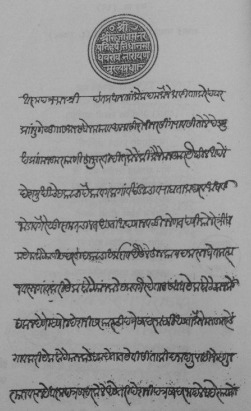
#> input picture a1/data/historical-doc.png, 251 x 411 px
$ jupyter execute q2.ipynb
#> lines starting #> are read from the running program, lines starting #| are printed output that depends on the picture; after the words box and inside, x2 and y2 are one past the last pixel; in counts of white or black regions, pixels touching at a corner belong together
# Line Segmentation in Historical Document

## 0. Imports

[cell 1]
import cv2
import matplotlib.pyplot as plt
import numpy as np

## 1. Document Image Preprocessing

### 1.1 Data Loading and Exploration

[cell 2]
def load_document_image(image_path):
    """ Loads the historical document image and prints image characteristics. """
#> called with image_path = '../data/historical-doc.png'

    image = cv2.imread(image_path, 0)
#> image: shape (411, 251); min 28, max 190, mean 150.8
    hist = np.bincount(image.ravel(), minlength=256)
#> hist = 256 values, max 4363 at index 173, min 0 at index 0, mean 403

    print(f'Dimension: {image.shape}')
#| Dimension: (411, 251)
    print(f'Pixel value range: [{image.min()}, {image.max()}]')
#| Pixel value range: [28, 190]

    fig, axs = plt.subplots(1, 2, figsize=(8, 4))

    axs[0].imshow(image, cmap='gray')
    axs[0].set_title('Original Image')
    axs[0].axis('off')

    axs[1].plot(hist, c='k')
    axs[1].set_ylabel('Frequency')
    axs[1].set_xlabel('Intensity')
    axs[1].set_title('Intensity Histogram')

    plt.tight_layout()
    plt.savefig('load_document_image.png', bbox_inches='tight')
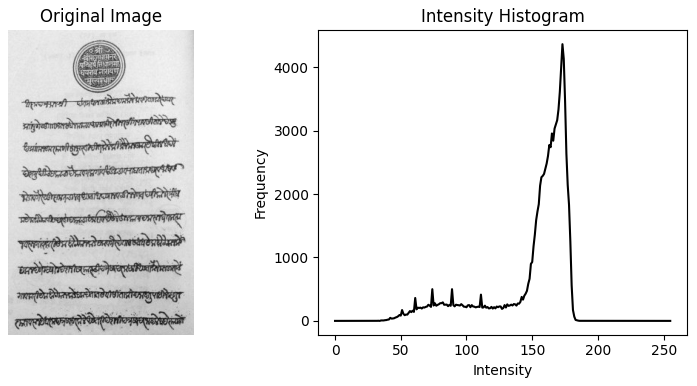
#> figure drawn by matplotlib, 2 panels; panel 2: curve peaks at x = 173, y = 4363
    plt.show()

    return image

image = load_document_image('../data/historical-doc.png')

### 1.2 Image Preprocessing for Text Line Detection

[cell 3]
def preprocess_image(image):
    """ Preprocessing for line detection in the historical document image. """

    blurred = cv2.GaussianBlur(image, (15, 15), 0)
    _, binary = cv2.threshold(blurred, 0, 255, cv2.THRESH_BINARY + cv2.THRESH_OTSU)
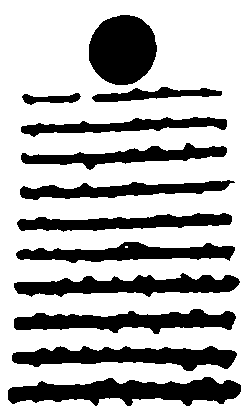
#> binary: shape (411, 251); 70.7% white; 12 black regions, largest, box (x1, y1, x2, y2) and area: (8, 377, 241, 406) 4124, (89, 15, 157, 85) 3738, (12, 346, 237, 371) 3359
    closed = cv2.morphologyEx(binary, cv2.MORPH_OPEN, np.ones((5, 15), np.uint8))
#> closed: shape (411, 251); 69.4% white; 11 black regions

    fig, axes = plt.subplots(1, 4, figsize=(16, 5))

    axes[0].imshow(image, cmap='gray')
    axes[0].set_title('Original Image')
    axes[0].axis('off')

    axes[1].imshow(blurred, cmap='gray')
    axes[1].set_title('Gaussian Blur')
    axes[1].axis('off')

    axes[2].imshow(binary, cmap='gray')
    axes[2].set_title('Otsu\'s Thresholding')
    axes[2].axis('off')

    axes[3].imshow(closed, cmap='gray')
    axes[3].set_title('Morphological Closing')
    axes[3].axis('off')

    plt.tight_layout()
    plt.savefig('preprocess_image.png', bbox_inches='tight')
    plt.show()

    return closed

preprocessed_image = preprocess_image(image)

**Comments:**

- Gaussian Blur: Removes noise (e.g. above the last line in the image) and irrelevant features (e.g. the circular artifact around the end of sixth line).

- Otsu's Thresholding: Segments the background (paper) from the foreground (text and seal) amidst lighting variation and excess blurring. Removes the noise leftover after Gaussian blur.

- Morphological Closing: Connects broken shapes while retaining similar size. Helps prevent double counting in the subsequent sections.

## 2. Text Line Detection and Segmentation

### 2.1 Rectangular Bounding Box Detection

[cell 4]
def detect_lines_with_bboxes(image, preprocessed_image):
    """ Detects text lines and encloses each with a rectangular bounding box. """

    output = cv2.cvtColor(image, cv2.COLOR_GRAY2RGB)
    contours, _ = cv2.findContours(preprocessed_image, cv2.RETR_LIST, cv2.CHAIN_APPROX_SIMPLE)
#> contours = 12 contours; largest, box (x1, y1, x2, y2) and area: (0, 0, 251, 411) 102500, (7, 376, 242, 407) 4561, (88, 14, 158, 86) 3842, (11, 345, 238, 372) 3768, (13, 272, 241, 298) 3624

    index = 0
    bounding_boxes = []
    for cnt in contours:
        x, y, w, h = cv2.boundingRect(cnt)
        if x == 0 and y == 0 and w == image.shape[1] and h == image.shape[0]:
            continue
        index += 1
        cv2.imwrite(f'line_{index}.png', image[y:y+h, x:x+w])
        cv2.rectangle(output, (x, y), (x+w, y+h), (0, 255, 0), 2)
#> this loop made 12 passes
#> (x, y, w, h) on passes 1 to 11: (7, 376, 235, 31), (11, 345, 227, 27), (13, 308, 224, 27), (13, 272, 228, 26), (15, 241, 221, 23), (16, 212, 217, 21), (19, 179, 217, 22), (20, 142, 208, 29), (20, 116, 208, 22), (21, 86, 202, 20), (88, 14, 70, 72)
#> (cnt, x, y, w, h) on pass 12: ([[0, 0], [0, 410], [250, 410], [250, 0]], 0, 0, 251, 411)
#> pass 1, in detect_lines_with_bboxes, `cv2.imwrite(f'line_{index}.png', image[y:y+h, x:x+w])`:
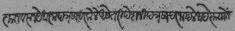
#> saved as line_1.png: shape (31, 235); min 28, max 168, mean 128.8
#> after the loop:
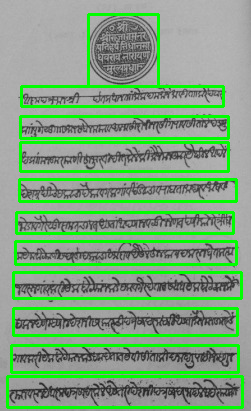
#> output: shape (411, 251, 3); mean B, G, R 126.8, 164.4, 126.8
#> after the loop, index = 11

    cv2.imwrite('historical_doc_bounding_box.png', output)

    fig, axs = plt.subplots(1, 2, figsize=(10, 5))

    axs[0].imshow(preprocessed_image, cmap='gray')
    axs[0].set_title('Preprocessed Image')
    axs[0].axis('off')

    axs[1].imshow(output)
    axs[1].set_title('Rectangular Bounding Boxes')
    axs[1].axis('off')

    plt.tight_layout()
    plt.savefig('detect_lines_with_bboxes.png', bbox_inches='tight')
    plt.show()

detect_lines_with_bboxes(image, preprocessed_image)

**Comments:**

- The method performs well owing to the well segmented input.

- During experimentation, it was however noticed that this approach fails when the lines are not well separated (e.g. the text in seal which is closely knit).

- Alternate approach of connected components was found to be more robust (used in subsequent sections).

### 2.2 Line Segmentation within the Circular Region

[cell 5]
def segment_lines_in_seal(image, preprocessed_image):
    """ Detects text lines within the circular seal. """

    output = cv2.cvtColor(image, cv2.COLOR_GRAY2RGB)
    circles = cv2.HoughCircles(preprocessed_image, cv2.HOUGH_GRADIENT, dp=2, minDist=10,
                                param1=10, param2=35, minRadius=15, maxRadius=35)
#> circles = [[121, 49, 33.8]]

    if circles is not None:
        circles = np.round(circles[0, :]).astype("int")
#> circles = [[121, 49, 34]]
        for (x, y, r) in circles:
            cv2.circle(output, (x, y), r, (0, 255, 0), 2)
#> this loop made 1 pass
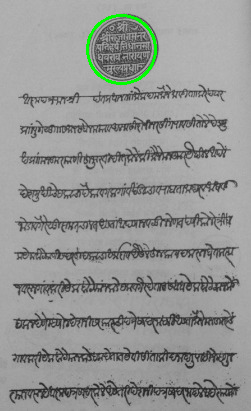
#> output: shape (411, 251, 3); mean B, G, R 149.9, 151.5, 149.9

        x, y, r = circles[0]
#> x = 121; y = 49; r = 34
        r -= 7
#> r = 27
        x1, x2 = x - r, x + r
#> x1 = 94; x2 = 148
        y1, y2 = y - r, y + r
#> y1 = 22; y2 = 76

        mask = np.zeros_like(image, dtype=np.uint8)
        cv2.circle(mask, (x, y), r, (255, 255, 255), -1)
#> mask: shape (411, 251); 2.2% white; 1 white region, box (x1, y1, x2, y2) and area: (94, 22, 149, 77) 2289
        masked_image = cv2.bitwise_and(image, mask)
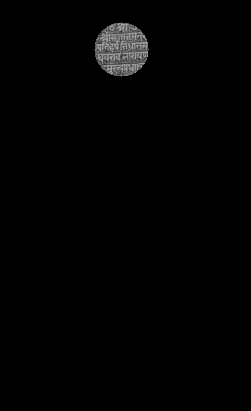
#> masked_image: shape (411, 251); min 0, max 169, mean 2.5
        masked_image = masked_image[y1:y2, x1:x2]
#> masked_image: shape (54, 54)
        _, thresholded = cv2.threshold(masked_image, 127, 255, cv2.THRESH_BINARY)
#> thresholded: shape (54, 54); 25.6% white in thin lines or dots

        blurred = cv2.bilateralFilter(thresholded, d=9, sigmaColor=350, sigmaSpace=0)
        _, blurred = cv2.threshold(masked_image, 140, 255, cv2.THRESH_BINARY)
#> blurred: shape (54, 54); 17.1% white in thin lines or dots
        closed = cv2.morphologyEx(blurred, cv2.MORPH_CLOSE, np.ones((1, 8), np.uint8))
#> closed: shape (54, 54); 37.6% white; 12 white regions (7 under 20 px), largest, box (x1, y1, x2, y2) and area: (0, 19, 54, 29) 287, (5, 30, 54, 40) 270, (7, 9, 54, 20) 223, (11, 42, 49, 51) 183, (17, 1, 44, 9) 119
        closed_blurred = cv2.GaussianBlur(closed, (5, 5), 0)
        _, closed_blurred = cv2.threshold(closed_blurred, 140, 255, cv2.THRESH_BINARY)
#> closed_blurred: shape (54, 54); 36.7% white; 5 white regions

        final_output = cv2.cvtColor(masked_image, cv2.COLOR_GRAY2RGB)
        num_labels, labels, stats, centroids = cv2.connectedComponentsWithStats(closed_blurred, connectivity=8)
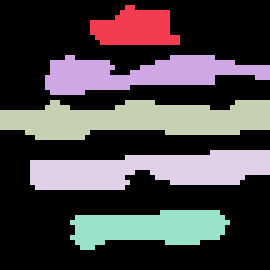
#> labels: shape (54, 54) int32 (shown 5 times larger); 6 distinct labels, from 0 to 5; one colour per label, 0 black
#> num_labels = 6; stats = [[0, 0, 54, 54, 1847], [18, 1, 18, 8, 104], [9, 11, 45, 8, 213], [0, 20, 54, 8, 301], [6, 30, 48, 8, 271], [14, 42, 32, 8, 180]]; centroids = [[25.45, 26.77], [26.61, 5.21], [28.14, 14.26], [27.17, 23.41], [29.58, 33.56], [29.51, 45.07]]

        index = 0
        for i in range(1, num_labels):
            x, y, w, h, area = stats[i]
            index += 1
            cv2.imwrite(f'circle_line_{index}.png', masked_image[y:y+h, x:x+w])
            cv2.rectangle(final_output, (x, y), (x + w, y + h), (0, 255, 0), 1)
#> this loop made 5 passes
#> (x, y, w, area) on passes 1 to 5: (18, 1, 18, 104), (9, 11, 45, 213), (0, 20, 54, 301), (6, 30, 48, 271), (14, 42, 32, 180)
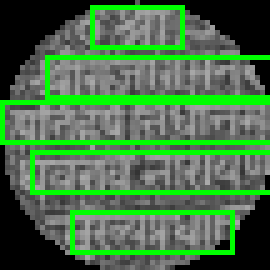
#> final_output: shape (54, 54, 3) (shown 5 times larger); mean B, G, R 72.5, 111.6, 72.5
#> after the loop, index = 5

    cv2.imwrite('historical_doc_circular_seal.png', masked_image)
    cv2.imwrite('historical_doc_circular_seal_bounding_box.png', final_output)

    fig, axs = plt.subplots(1, 6, figsize=(30, 5))

    axs[0].imshow(output)
    axs[0].set_title('Detected Circular Seal')
    axs[0].axis('off')

    axs[1].imshow(thresholded, cmap='gray')
    axs[1].set_title('Binary Thresholding')
    axs[1].axis('off')

    axs[2].imshow(blurred, cmap='gray')
    axs[2].set_title('Bilateral Filtering + Binary Thresholding')
    axs[2].axis('off')

    axs[3].imshow(closed, cmap='gray')
    axs[3].set_title('Morphological Closing')
    axs[3].axis('off')

    axs[4].imshow(closed_blurred, cmap='gray')
    axs[4].set_title('Gaussian Blur + Binary Thresholding')
    axs[4].axis('off')

    axs[5].imshow(final_output)
    axs[5].set_title('Detected Circular Seal')
    axs[5].axis('off')

    plt.tight_layout()
    plt.savefig('segment_lines_in_seal.png', bbox_inches='tight')
    plt.show()

    return masked_image, closed_blurred

masked_seal, seal_closed = segment_lines_in_seal(image, preprocessed_image)

**Comments:**

- The text in the seal has very small line spacing. Consequently, detecting lines using morphological operations is not trivial.

- However, assuming all lines are horizontal. We can use a wide structuring element that avoids confusing between the vertically separated nearby lines.

- Thus, we can apply the logic from image preprocessing to preprocess the cropped portion of the seal (to get the fifth image in the plot).

- Lastly, we find the connected components and draw a rectangle spanning the component's minimum and maximum {x, y} values.

## 3. Tighter Polygonal Boundary Detection

[cell 6]
def detect_lines_with_polygons(image, preprocessed_image, masked_seal, seal_closed):
    """ Detects tight polygonal boundary around each text line. """

    output = cv2.cvtColor(image, cv2.COLOR_GRAY2RGB)
    output_seal = cv2.cvtColor(masked_seal, cv2.COLOR_GRAY2RGB)

    contours, _ = cv2.findContours(255 - preprocessed_image, cv2.RETR_EXTERNAL, cv2.CHAIN_APPROX_SIMPLE)
#> contours = 11 contours; largest, box (x1, y1, x2, y2) and area: (8, 377, 241, 406) 4065, (89, 15, 157, 85) 3644, (12, 346, 237, 371) 3302, (14, 273, 240, 297) 3160, (14, 309, 236, 334) 3080
    contours_seal, _ = cv2.findContours(seal_closed, cv2.RETR_EXTERNAL, cv2.CHAIN_APPROX_SIMPLE)
#> contours_seal = 5 contours; box (x1, y1, x2, y2) and area: (0, 20, 54, 28) 243, (6, 30, 54, 38) 218, (9, 11, 54, 19) 164, (14, 42, 46, 50) 146, (18, 1, 36, 9) 82

    for contour in contours:
        polygon = cv2.approxPolyDP(contour, 0.005 * cv2.arcLength(contour, True), True)
        cv2.polylines(output, [polygon], True, (0, 255, 0), 2)
#> this loop made 11 passes
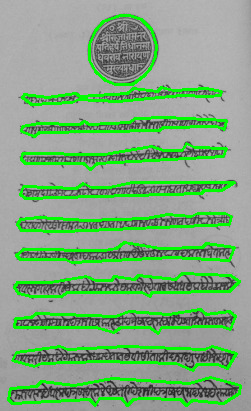
#> output: shape (411, 251, 3); mean B, G, R 131.3, 166.1, 131.3

    for contour in contours_seal:
        polygon = cv2.approxPolyDP(contour, 0.0001 * cv2.arcLength(contour, True), True)
        cv2.polylines(output_seal, [polygon], True, (0, 255, 0), 1)
#> this loop made 5 passes
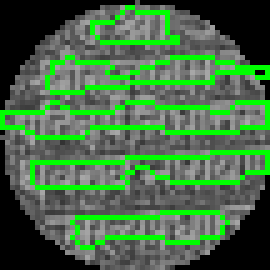
#> output_seal: shape (54, 54, 3) (shown 5 times larger); mean B, G, R 70, 106.9, 70

    cv2.imwrite('historical_doc_polygonal_boundary.png', output)
    cv2.imwrite('historical_doc_circular_seal_polygonal_boundary.png', output_seal)

    fig, axs = plt.subplots(1, 3, figsize=(10, 5))

    axs[0].imshow(preprocessed_image, cmap='gray')
    axs[0].set_title('Preprocessed Image')
    axs[0].axis('off')

    axs[1].imshow(output)
    axs[1].set_title('Polygonal Boundaries')
    axs[1].axis('off')

    axs[2].imshow(output_seal)
    axs[2].set_title('Polygonal Boundaries: Circular Seal')
    axs[2].axis('off')

    plt.tight_layout()
    plt.savefig('detect_lines_with_polygons.png', bbox_inches='tight')
    plt.show()

detect_lines_with_polygons(image, preprocessed_image, masked_seal, seal_closed)
